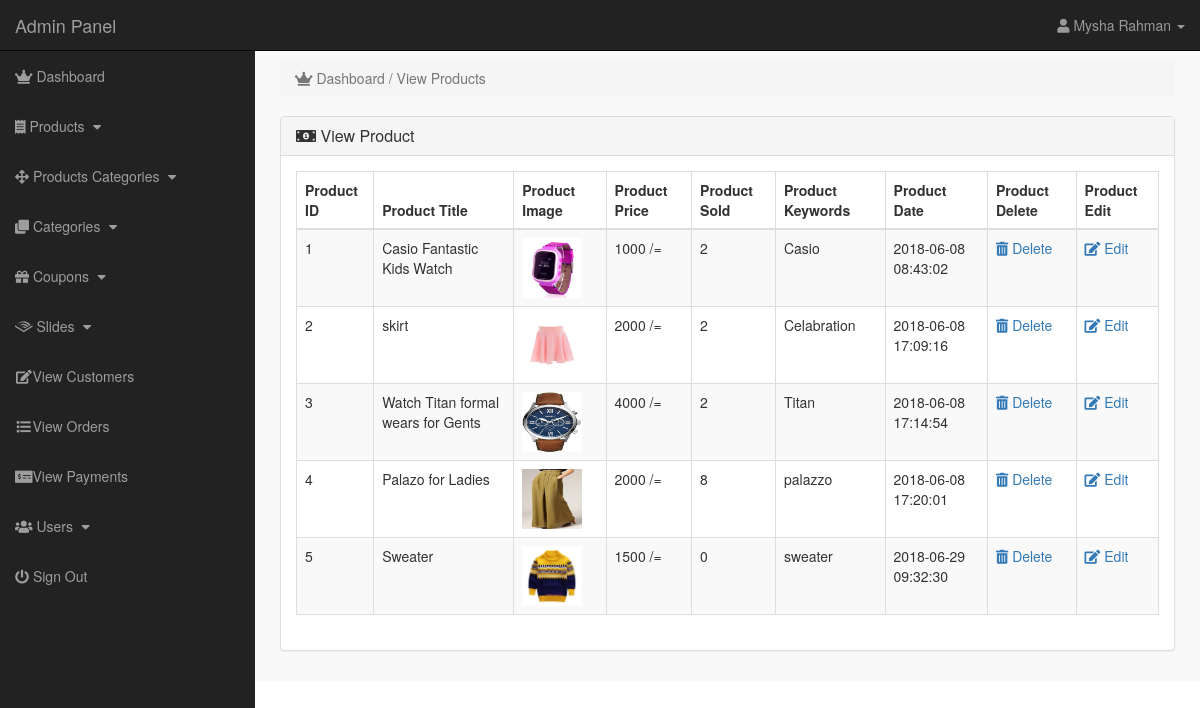
The app's page /admin/index.php?view_product (signed in) with its own data.
### tables this page shows
CREATE TABLE `products` (
  `product_id` int(11) NOT NULL,
  `p_cat_id` int(11) NOT NULL,
  `cat_id` int(11) NOT NULL,
  `date` timestamp NOT NULL DEFAULT CURRENT_TIMESTAMP ON UPDATE CURRENT_TIMESTAMP,
  `product_title` text NOT NULL,
  `product_img1` text NOT NULL,
  `product_img2` text NOT NULL,
  `product_img3` text NOT NULL,
  `product_price` int(11) NOT NULL,
  `product_desc` text NOT NULL,
  `product_keywords` text NOT NULL
);

### admin/view_product.php (the view)
<?php
include("../includes/connection.php");
if(!isset($_SESSION['admin_email'])){
    echo "<script>window.open('login.php', '_self')</script>";
}
else{
?>
    <div class="row">
        <div class="col-lg-12">
            <ol class="breadcrumb">
                <li class="active">
                    <i class="fas fa-crown"></i> Dashboard / View Products
                </li>
            </ol>
        </div>
    </div>
    <div class="row">
        <div class="col-lg-12">
            <div class="panel panel-default">
                <div class="panel-heading">
                    <h3 class="panel-title">
                        <i class="fas fa-money-bill-alt"></i> View Product
                    </h3>
                </div>
                <div class="panel-body">
                    <div class="table-responsive">
                        <table class="table table-bordered table-hover table-striped">
                            <thead>
                                <tr>
                                    <th>Product ID</th>
                                    <th>Product Title</th>
                                    <th>Product Image</th>
                                    <th>Product Price</th>
                                    <th>Product Sold</th>
                                    <th>Product Keywords</th>
                                    <th>Product Date</th>
                                    <th>Product Delete</th>
                                    <th>Product Edit</th>
                                </tr>
                            </thead>
                            <tbody>
                                <?php
                            $i = 0;
                            $get_pro = "select * from products";
                            $run_pro = mysqli_query($con,$get_pro);
                            while($row_pro=mysqli_fetch_array($run_pro)){
                            $pro_id = $row_pro['product_id'];
                            $pro_title = $row_pro['product_title'];
                            $pro_image = $row_pro['product_img1'];
                            $pro_price = $row_pro['product_price'];
                            $pro_keywords = $row_pro['product_keywords'];
                            $pro_date = $row_pro['date'];
                            $i++;
                            ?>
                                    <tr>
                                        <td>
                                            <?php echo $i; ?>
                                        </td>
                                        <td>
                                            <?php echo $pro_title; ?>
                                        </td>
                                        <td><img src="product_images/<?php echo $pro_image; ?>" width="60" height="60"></td>
                                        <td>
                                            <?php echo $pro_price; ?> /=
                                        </td>
                                        <td>
                                            <?php
                                $get_sold = "select * from pending_orders where product_id='$pro_id'";
                                $run_sold = mysqli_query($con,$get_sold);
                                $count = mysqli_num_rows($run_sold);
                                echo $count;
                                ?>
                                        </td>
                                        <td>
                                            <?php echo $pro_keywords; ?> </td>
                                        <td>
                                            <?php echo $pro_date; ?>
                                        </td>
                                        <td>
                                            <a href="index.php?delete_product=<?php echo $pro_id; ?>">
<i class="fas fa-trash-alt"></i> Delete
</a>
                                        </td>
                                        <td>
                                            <a href="index.php?edit_product=<?php echo $pro_id; ?>">
<i class="fas fa-edit"></i> Edit
</a>
                                        </td>
                                    </tr>
                                    <?php } ?>
                            </tbody>
                        </table>
                    </div>
                </div>
            </div>
        </div>
    </div>
    <?php } ?>

### admin/includes/sidebar.php (shortened to what this page needs)
<?php
if(!isset($_SESSION['admin_email'])){
    echo "<script>window.open('login.php', '_self')</script>";
}
else{
?>
    <nav class="navbar navbar-inverse navbar-fixed-top">
        <div class="navbar-header">
            <a href="index.php?dashboard" class="navbar-brand">Admin Panel</a>
        </div>
        <ul class="nav navbar-right top-nav">
            <li class="dropbox">
                <a href="#" class="dropdown-toggle" data-toggle="dropdown">
               <i class="fa fa-user"></i>
               <?php echo $admin_name; ?> <b class="caret"></b>
        </a>
        </li>
        </ul>
        <div class="collapse navbar-collapse navbar-ex1-collapse">
            <ul class="nav navbar-nav side-nav">
                <li>
                    <a href="index.php?dashboard">
<i class="fas fa-crown"></i> Dashboard
</a>
                </li>
                <li>
                    <a href="#" data-toggle="collapse" data-target="#products">
<i class="fas fa-receipt"></i> Products
<i class="fa fa-fw fa-caret-down"></i>
</a>
                </li>
                <li>
                    <a href="#" data-toggle="collapse" data-target="#p_cat">
<i class="fas fa-arrows-alt"></i> Products Categories
<i class="fa fa-fw fa-caret-down"></i>
</a>
                </li>
                <li>
                    <a href="#" data-toggle="collapse" data-target="#cat">
<i class="fas fa-clone"></i> Categories
<i class="fa fa-fw fa-caret-down"></i>
</a>
                </li>
                <li>
                    <a href="#" data-toggle="collapse" data-target="#coupons">
                        <i class="fas fa-gift"></i> Coupons
                        <i class="fa fa-fw fa-caret-down"></i>
                    </a>
                </li>
                <li>
                    <a href="#" data-toggle="collapse" data-target="#slides">
<i class="fab fa-audible"></i> Slides
<i class="fa fa-fw fa-caret-down"></i>
</a>
                </li>
                <li>
                    <a href="index.php?view_customers"><i class="fa fa-fw fa-edit"></i>View Customers</a>
                </li>
                <li>
                    <a href="index.php?view_orders"><i class="fa fa-fw fa-list"></i>View Orders</a>
                </li>
                <li>
                    <a href="index.php?view_payments"><i class="fas fa-money-check-alt"></i>View Payments</a>
                </li>
                <li>
                    <a href="#" data-toggle="collapse" data-target="#users">
                    <i class="fas fa-users"></i> Users
<i class="fa fa-fw fa-caret-down"></i>
</a>
                </li>
                <li>
                    <a href="logout.php"><i class="fas fa-power-off"></i> Sign Out</a>
                </li>
            </ul>
        </div>
    </nav>
    <?php } ?>

### styles/admin-style.css (style rules this page uses)
body { margin-top: 100px; }
@media (min-width: 768px) { body { margin-top: 50px; } }
.top-nav { padding: 0 15px; }
.top-nav > li { display: inline-block; float: left; }
.top-nav > li > a { padding-top: 15px; padding-bottom: 15px; line-height: 20px; color: #999; }
@media (min-width: 768px) { .side-nav { position: fixed; top: 51px; width: 255px; border-radius: 0; overflow-y: auto; background-color: #222; bottom: 0; overflow-x: hidden; padding-bottom: 40px; } }
@media (min-width: 768px) { .side-nav > li > a { width: 255px; } }
.panel-body { border-radius: 5px; }
a, li, ul, option, select, data-toggle, dropbox { -moz-transition: all 0.3s; -o-transition: all 0.3s; -webkit-transition: all 0.3s; }

### records on screen
products: product_title "Casio Fantastic Kids Watch", product_img1 (picture), product_price "1000", count "2", product_keywords "Casio", date "2018-06-08 08:43:02"
products: product_title "skirt", product_img1 (picture), product_price "2000", count "2", product_keywords "Celabration", date "2018-06-08 17:09:16"
products: product_title "Watch Titan formal wears for Gents", product_img1 (picture), product_price "4000", count "2", product_keywords "Titan", date "2018-06-08 17:14:54"
products: product_title "Palazo for Ladies", product_img1 (picture), product_price "2000", count "8", product_keywords "palazzo", date "2018-06-08 17:20:01"
products: product_title "Sweater", product_img1 (picture), product_price "1500", count "0", product_keywords "sweater", date "2018-06-29 09:32:30"

### other values on screen
$admin_name "Mysha Rahman"
